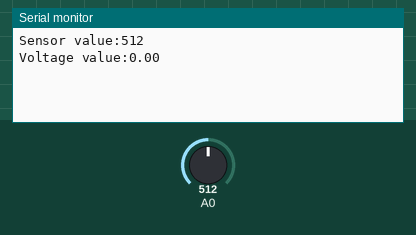
The sketch below on a simulated Arduino Uno, built with avr-gcc and run on an emulated ATmega328P. On the bench: the last lines printed to the serial monitor. Inputs (shaded band) come from the test bench; at power-on: A0 = 512.

Above: at 4.8 s.
4.9 s: A0 set to 716
At 6.6 s:
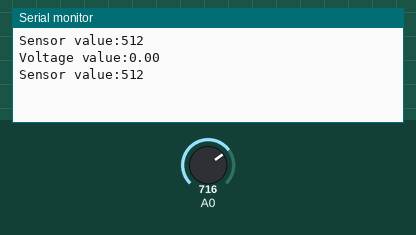
9.9 s: A0 set to 900
At 10.9 s:
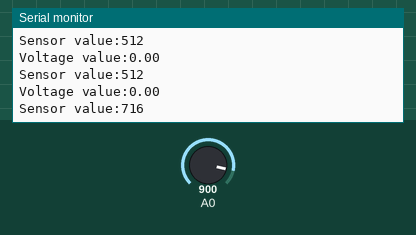
Timing chart, 0 to 12.9 s (numbered marks = the images above; inputs shaded):
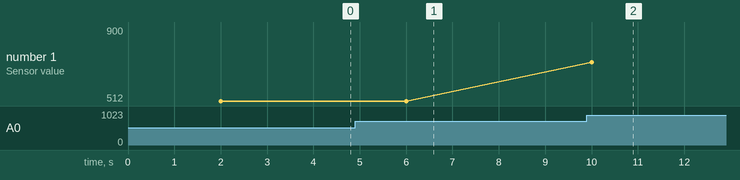

Measured:
- plotted number 1: 512 → 900 after the input at 9.9 s

The sketch:

pressuresensor.ino
```cpp
int sensorval;
float voltage,pressure;
void setup() {
  // put your setup code here, to run once:
Serial.begin(9600);
pinMode(A0,INPUT);
}

void loop() {
  // put your main code here, to run repeatedly:
sensorval=analogRead(A0);
delay(2000);
Serial.print("Sensor value:");
Serial.println(sensorval);
//voltage=(float(sensorval)*4.5)/1024;
delay(2000);
Serial.print("Voltage value:");
Serial.println(voltage);
}
```
